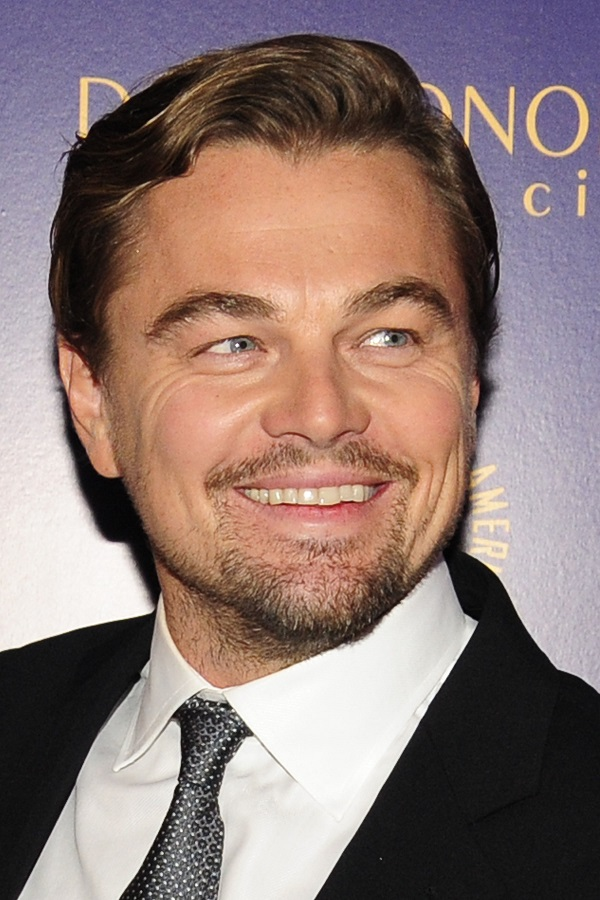
#> input picture img/leo.jpeg, 600 x 900 px, found by its file name
$ python film_photo.py
#> lines starting #> are read from the running program, lines starting #| are printed output that depends on the picture
from PIL import Image, ImageFilter, ImageEnhance
import pathlib
import random

class FilmPhoto:
    def __init__(self, input_path, clarity=0, sharpness=1,
                grain=0, tonal_curve=1, warm=1,
                red=1, green=1, blue=1):
        """
        constructor for FilmPhoto class

        Parameters
        ----------
        input_path :
            path to the input image file
        clarity :
            clarity factor to adjust burriness. The higher the factor, the more blurry the image
        sharpness :
            sharpness factor to adjust sharpness. The higher the factor, the sharper the image.
        grain :
            blending factor to adjust grain. The higher the factor, the more grainy the image
        tonal_curve :
            tonal curve factor to adjust tonal curves. The higher the factor, the more contrast the image
        warm :
            warmness factor to adjust color warmness of the photo. The higher the factor, the warmer it looks
        red :
            red factor to adjust red color. The higher the factor, the more red the image
        green :
            green factor to adjust green color. The higher the factor, the more green the image
        blue :
            blue factor to adjust blue color. The higher the factor, the more blue the image
        """
        # Raise an error if the input path is not a valid file path
        if not pathlib.Path(input_path).is_file():
            raise ValueError(f"{input_path} is not a valid file path")
        self._initializing = True
        # Open the image and copy the data to the instance
        with Image.open(input_path) as img:
            self._original_image = img.copy()
            self._image = img.copy()
            self._width = img.width
            self._height = img.height
        self._clarity = clarity
        self._sharpness = sharpness
        self._grain = grain
        self._tonal_curve = tonal_curve
        self._warmness = warm
        self._rgb = {'red': red, 'green': green, 'blue': blue}
        self.transform()
        self._initializing = False

    # [44 lines left out: functions image, width, height, clarity, sharpness, grain and 3 more, not called in this run]

    @clarity.setter
    def clarity(self, factor):
        """
        Setter for clarity factor

        Parameters
        ----------
        factor :
            clarity factor to adjust burriness. The higher the factor, the more blurry the image

        Adjust clarity factor to adjust burriness.
        Film photo tends to be more blurry than digital photo
        Bound 0 to 1000, 0 is the original image, 100 is the most blurry
        """
        FilmPhoto.validate_factor({'clarity factor': factor})
        self._image = self._image.filter(ImageFilter.GaussianBlur(radius=factor))
        self._clarity = factor

    @sharpness.setter
    def sharpness(self, factor):
        """
        sharpness setter

        Parameters
        ----------
        factor :
            sharpness factor to adjust sharpness. The higher the factor, the sharper the image.

        Adjust sharpness factor.
        Factor 1.0 always returns a copy of the original image, lower factors mean less color
        (brightness, contrast, etc), and higher values more.
        Bound -300 to 300, 1 is the original image, 300 is the most sharp, -300 is the least sharp
        """
        FilmPhoto.validate_factor({'sharpness factor': factor})
        enhancer = ImageEnhance.Sharpness(self._image)
        self._image = enhancer.enhance(factor)
        self._sharpness = factor

    @grain.setter
    def grain(self, factor):
        """
        grain setter

        Parameters
        ----------
        factor :
            blending factor to adjust grain. The higher the factor, the more grainy the image

        Adjust blending factor.
        The presence of grain contributes to a textured and sometimes gritty appearance of a photo
        0.0 returns the original image, 1.0 returns the grain_image, and 0.5 returns a 50/50 blend of two images
        """
        FilmPhoto.validate_factor({'grain factor': factor})
        # Generate a grain image
        width, height = self._width, self._height
        # Create a new image in grayscale mode, 'L' refers to grayscale mode
        grain_image = Image.new('L', (width, height))
        # Iterate through each pixel in the image
        for x in range(width):
            for y in range(height):
                pixel = random.randint(0, 255)
                grain_image.putpixel((x, y), pixel)
        # Convert the grain image to RGB mode for compatibility in the blend function
        grain_image = grain_image.convert('RGB')
        # Blend to images together. Adjust the blending factor as needed
        self._image = Image.blend(self._image, grain_image, factor)
        self._grain = factor

    @tonal_curve.setter
    def tonal_curve(self, factor):
        """
        tonal_curve setter

        Parameters
        ----------
        factor :
            tonal curve factor to adjust tonal curves.

        Adjust tonal curves factor. The higher the factor, the more contrast the image
        Darker color pixels (lower pixel values) are more sensitive to the change
        Bound from 1 to 30, with 30 being the most contrast, 1 being original
        """
        FilmPhoto.validate_factor({'tonal curve factor': factor})
        tone_curve = lambda x: int(255 * (x / 255) ** factor)
        self._image = self._image.point(tone_curve)
        self._tone_curve = factor

    @warmness.setter
    def warmness(self, factor):
        """
        warmness setter

        Parameters
        ----------
        factor :
            warmness factor to adjust color warmness of the photo. The higher the factor, the warmer it looks

        Adjust color warmness of the photo.
        An enhancement factor of 0.0 gives a black and white photo. A factor of 1.0 gives the original photo.
        Bound 0 to 10, 0 is black and white, 1 is the original image, 10 is the most warm
        """
        FilmPhoto.validate_factor({'warmness factor': factor})
        enhancer = ImageEnhance.Color(self._image)
        self._image = enhancer.enhance(factor)
        self._warmness = factor

    @rgb.setter
    def rgb(self, rgb_factors):
        """
        rgb setter

        Parameters
        ----------
        rgb_factors :
            rgb factors to adjust three primary colors to achieve the desired vintage tone

        Adjust three primary colors to achieve the desired vintage tone
        Bound 0 for black, 1 for original, 5 is max
        """
        red_factor, green_factor, blue_factor = rgb_factors
        # Adjust three primary colors to achieve the desired vintage tone
        # Bound 0 for black, 1 for original, 5 is max
        if not isinstance(red_factor, str) and not isinstance(green_factor, str) and not isinstance(blue_factor, str):
            rgb_factors_dict = {
                'RGB factor': {
                    'red': red_factor,
                    'green': green_factor,
                    'blue': blue_factor
                }
            }
            FilmPhoto.validate_factor(factors=rgb_factors_dict)
            # Split the image into three color channels
            r, g, b = self._image.split()
            # Adjust each channel separately
            r = r.point(lambda i: i * red_factor)
            g = g.point(lambda i: i * green_factor)
            b = b.point(lambda i: i * blue_factor)
            # Merge the channels back together
            self._image = Image.merge('RGB', (r, g, b))
            self._rgb = {'red': red_factor, 'green': green_factor, 'blue': blue_factor}

    @staticmethod
    def validate_factor(factors, all=False):
        """
        validation checks

        Parameters
        ----------
        factors :
            factors to be validated
        all :
            whether to validate all factors or only the factors that are present in the factors dictionary
        """
        def validate_rgb_factor(factor, min_value, max_value):
            # Helper function to validate rgb factor
            for color, value in factor.items():
                if not isinstance(value, dict) and not isinstance(value, str):
                    if not min_value <= value <= max_value:
                        raise ValueError(f"Out of bound: {color} must be between {min_value} and {max_value}.")

        # Define the valid ranges for each factor
        valid_ranges = {
            'clarity factor': (0, 1000),
            'sharpness factor': (-300, 300),
            'grain factor': (0.0, 1.0),
            'tonal curve factor': (1, 30),
            'warmness factor': (0, 10),
            'RGB factor': (0, 5)
        }

        if all:
            # Validate all factors
            for factor_name, (min_value, max_value) in valid_ranges.items():
                factor = factors.get(factor_name)
                if factor_name == 'RGB factor' and factors['RGB factor']:
                    # Handle the 'RGB factor' separately
                    validate_rgb_factor(factors['RGB factor'], min_value, max_value)
                else:
                    if factor is not None and not min_value <= factor <= max_value:
                        raise ValueError(f"Out of bound: {factor_name} must be between {min_value} and {max_value}.")
        else:
            # Validate only the factors that are present in the factors dictionary
            for factor_name, factor in factors.items():
                min_value, max_value = valid_ranges.get(factor_name)
                if factor_name == 'RGB factor' and factors['RGB factor']:
                    # Handle the 'RGB factor' separately
                    validate_rgb_factor(factors['RGB factor'], min_value, max_value)
                else:
                    if not min_value <= factor <= max_value:
                        raise ValueError(f"Out of bound: {factor_name} must be between {min_value} and {max_value}.")

    # [12 lines left out: function reset, not called in this run]

    def auto_transform(self):
        """
        Automatically transform the image to a film photo with default settings
        These are not meant to change as they are default settings
        """
        self.clarity = 1
        self.sharpness = 0.7
        self.grain = 0.1
        self.tonal_curve = 1.2
        self.warmness = 1.1
        self.rgb = (1, 0.95, 0.9)

    def transform(self, clarity=None, sharpness=None, grain=None,
                  tonal_curve=None, warmness=None, rgb=None):
        """
        Change the settings of the image to transform it to a film photo
        Parameters are same as the constructor
        """
        # If the arguments are None, use the instance variables
        self.clarity = clarity if clarity is not None else self._clarity
        self.sharpness = sharpness if sharpness is not None else self._sharpness
        self.grain = grain if grain is not None else self._grain
        self.tonal_curve = tonal_curve if tonal_curve is not None else self._tonal_curve
        self.warmness = warmness if warmness is not None else self._warmness
        if rgb is not None:
            self.rgb = rgb[0], rgb[1], rgb[2]
        else:
            self.rgb = self._rgb['red'], self._rgb['green'], self._rgb['blue']

    def save(self, output_path):
        """
        Save the image to the output path
        """
        self._image.save(output_path)


def main():
    img_filename = "leo.jpeg"
    input_image_path = pathlib.Path(__file__).parent / img_filename
    output_filename = f"{img_filename.split('.')[0]}_film.jpeg"
    output_image_path = pathlib.Path(__file__).parent / output_filename
    image = FilmPhoto(input_image_path)
#> in __init__, img is the input picture: PIL image 600x900 RGB; mean R, G, B 141.1, 120.2, 115.7
#> after the loop in grain, `for x in range(width):`:
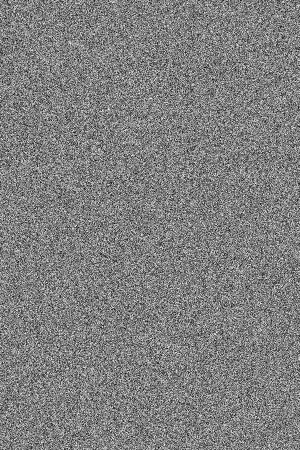
#> grain_image: PIL image 600x900 L (shown at 1/2 size); min 0, max 255, mean 127.5
#> in rgb, `r, g, b = self._image.split()`:
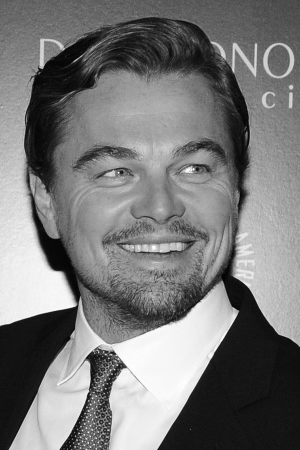
#> g: PIL image 600x900 L (shown at 1/2 size); min 0, max 255, mean 120.2
    image.auto_transform()
#> call 2 of grain, with factor = 0.1
#> after the loop in grain (call 2), `for x in range(width):`:
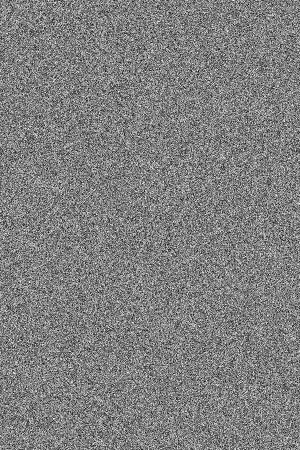
#> grain_image: PIL image 600x900 L (shown at 1/2 size); min 0, max 255, mean 127.4
#> call 2 of rgb, with rgb_factors = (1, 0.95, 0.9)
#> in rgb (call 2), `r, g, b = self._image.split()`:
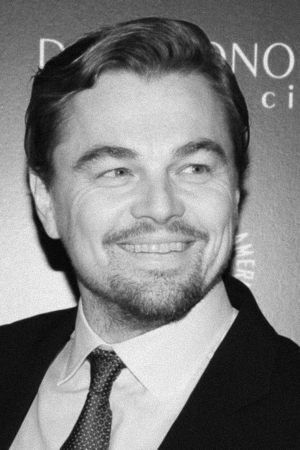
#> r: PIL image 600x900 L (shown at 1/2 size); min 0, max 251, mean 127.7
#> in rgb (call 2), `r, g, b = self._image.split()`:
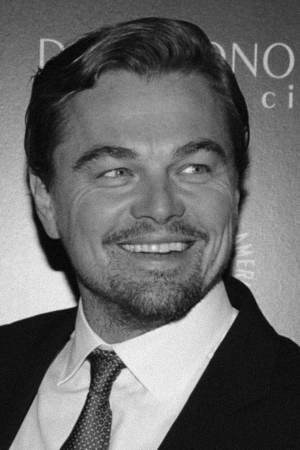
#> g: PIL image 600x900 L (shown at 1/2 size); min 0, max 251, mean 105.5
#> in rgb (call 2), `b = b.point(lambda i: i * blue_factor)`:
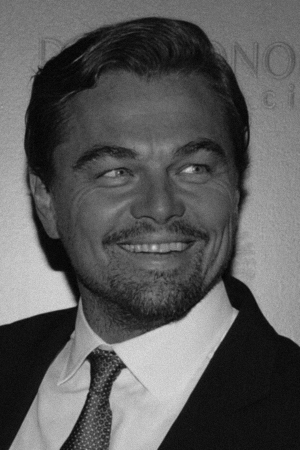
#> b: PIL image 600x900 L (shown at 1/2 size); min 0, max 223, mean 91
#> in rgb (call 2), `self._image = Image.merge('RGB', (r, g, b))`:
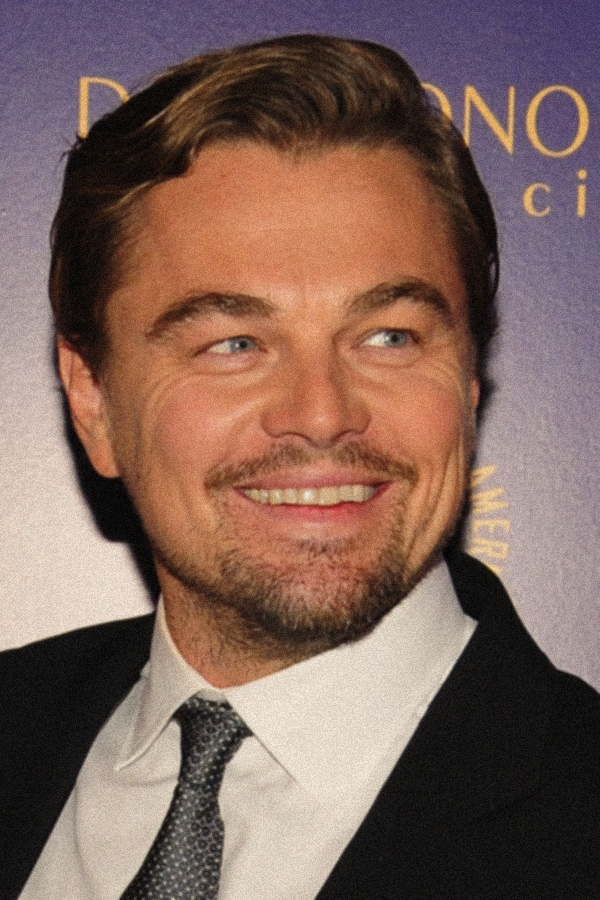
#> self._image: PIL image 600x900 RGB; mean R, G, B 127.7, 100.2, 91
    # [8 lines of commented-out code are left out]
    image.save(output_image_path)

if __name__ == "__main__":
    main()

$ run again, with img/sweden.jpeg copied over img/leo.jpeg
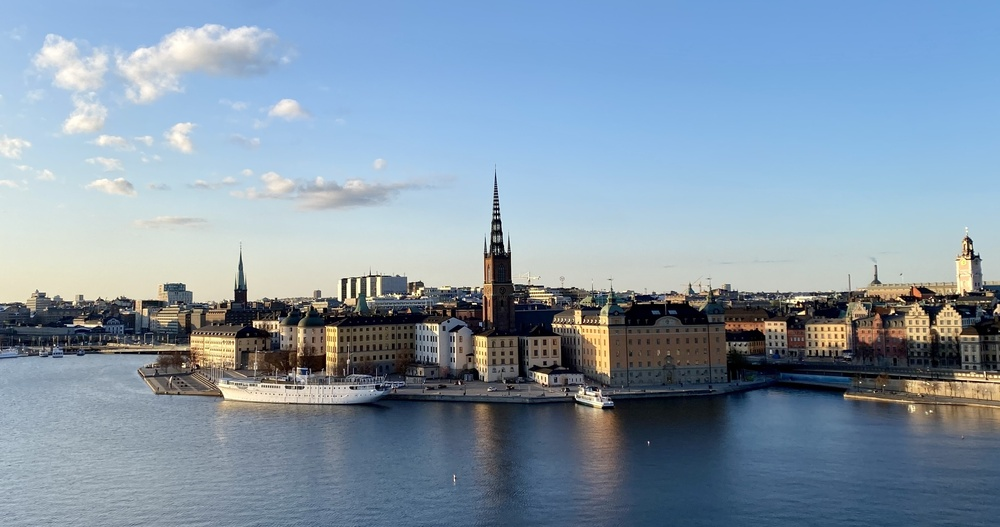
#> input picture img/sweden.jpeg, 1000 x 527 px, shrunk from 3271 x 1725 before the run, found by its file name
#> in __init__, img is the input picture: PIL image 1000x527 RGB; mean R, G, B 131.3, 150.9, 168.7
#> after the loop in grain (call 2), `for x in range(width):`:
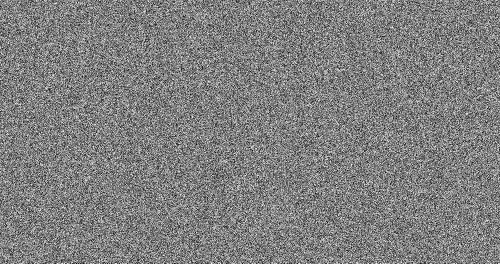
#> grain_image: PIL image 1000x527 L (shown at 1/2 size); min 0, max 255, mean 127.4
#> in rgb (call 2), `self._image = Image.merge('RGB', (r, g, b))`:
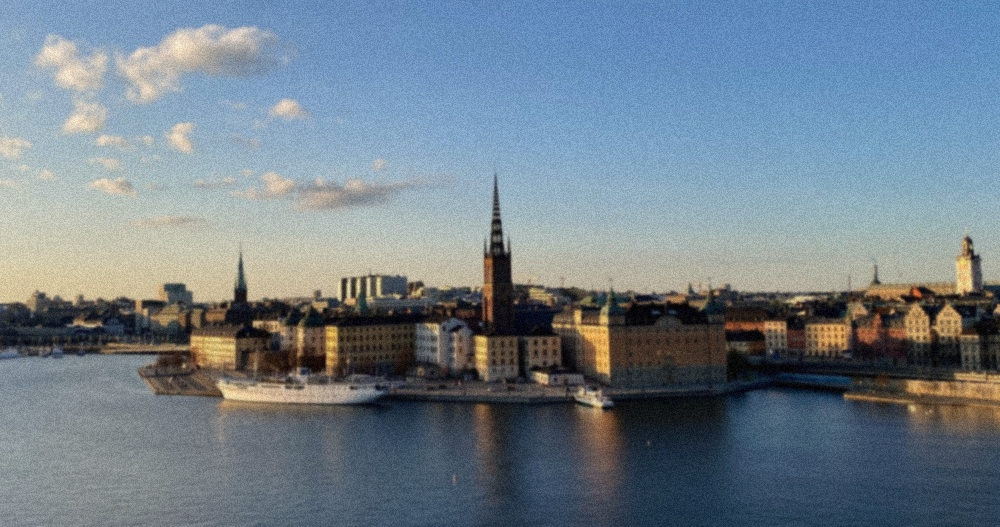
#> self._image: PIL image 1000x527 RGB; mean R, G, B 113.6, 127.6, 138.5
